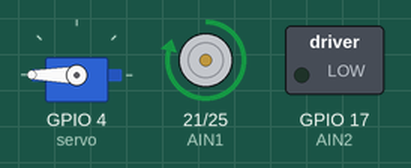
Recording of a sketch running on a simulated ESP32. On the bench: servo, direction and speed pins drawn as motors (green arrow = direction pin HIGH = forward, orange = LOW = backward, longer = more drive), switched loads named in the sketch (green lamp = pin HIGH).

Above: at 0.05 s.
At 1.5 s:
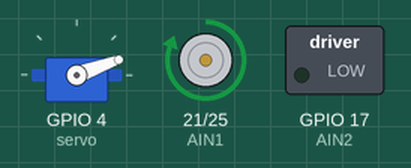
At 3.0 s:
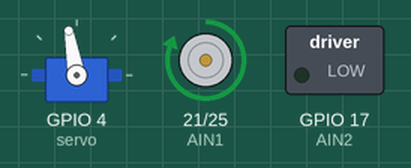
Timing chart, 0 to 6.9 s (numbered marks = the images above):
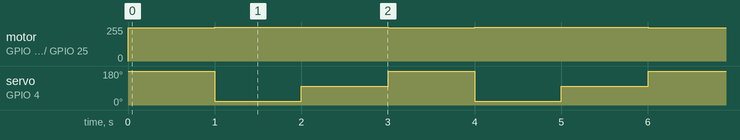

The sketch:

Steering2.ino
```cpp
#include <ESP32Servo.h>
Servo servo;

const uint16_t PWMA = 25;
const uint16_t AIN2 = 17;
const uint16_t AIN1 = 21;

const uint16_t ANALOG_WRITE_BITS = 8;

int freq = 5000;
int channel_A = 2;
int resolution = ANALOG_WRITE_BITS;

void initmotors()
{
  pinMode(AIN1, OUTPUT);
  pinMode(AIN2, OUTPUT);
  pinMode(PWMA, OUTPUT);
  ledcAttachChannel(PWMA, freq, resolution, channel_A);
}

void forward(uint16_t pwm)
{
  digitalWrite(AIN1, HIGH);
  digitalWrite(AIN2, LOW);
  ledcWrite(PWMA, pwm);
}

void stop(uint16_t pwm)
{
  digitalWrite(AIN1, LOW);
  digitalWrite(AIN2, LOW);
  ledcWrite(PWMA, pwm);
}

void setup()
{
  pinMode(4, OUTPUT);           //Servo motor
  servo.attach(4);
  servo.write(100);

  initmotors();
}

void loop()
{
  forward(250);
  servo.write(180);
  delay(1000);
  forward(500);
  servo.write(20);
  delay(1000);
  forward(500);
  servo.write(100);
  delay(1000);
}
```

Measured:
- by itself, motor on GPIO 21 (AIN1) / GPIO 25 (PWMA): alternates forward 255/255 for 2.0 s and forward 249/255 for 1.0 s
- by itself, servo on GPIO 4 (servo): repeats every 3.0 s: 100° 1.0 s, 180° 1.0 s, 20° 1.0 s
